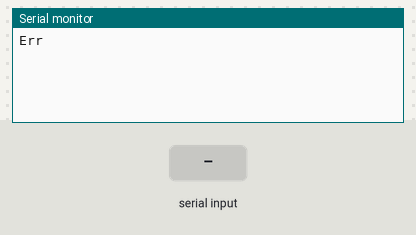
Bench run of a sketch on a simulated ESP8266 (NodeMCU). On the bench: the last lines printed to the serial monitor. The inputs (shaded band) are chosen by the test bench.

Above: at 1.2 s.
1.3 s: "IsNewCardPresent" received over Serial
At 3.0 s:
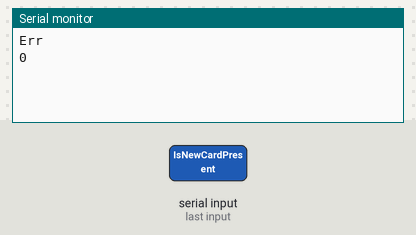
3.8 s: "WriteCredit" received over Serial
At 5.1 s:
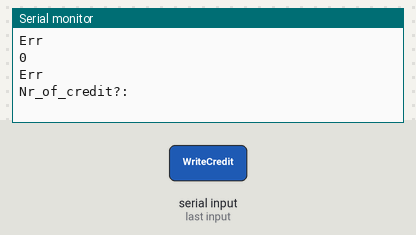

Measured:
- after the input at 1.3 s, the serial monitor: prints a new line after 1.0 s (image 1)
- after the input at 3.8 s, the serial monitor: prints a new line after 1.0 s (image 2)

The sketch:

Serial_to_NFC.ino
```cpp
#include <SPI.h>
#include <MFRC522.h>
#include <Wire.h>


#include <Arduino.h>
#include <U8g2lib.h>

#define RST_PIN    D3
#define SS_PIN     D8

MFRC522 mfrc522(SS_PIN, RST_PIN);

byte PSWBuff[] = {0xFF, 0xAB, 0xBA, 0xFF};
byte pACK[] = {0xE, 0x5};
byte WBuff[] = {0x00, 0x00, 0x00, 0x04};
byte RBuff[18];

void setup() {

  Serial.begin(9600);
  while (!Serial);
  SPI.begin();
  mfrc522.PCD_Init();

}

void loop() {


String input = Serial.readString();

if (input == "IsNewCardPresent")
{
  Serial.println(mfrc522.PICC_IsNewCardPresent());

}
else if (input == "getID")
{
  Serial.println(getID());
}
else if (input =="ReadCredit")
{
  Serial.println(ReadCredit());
}
else if (input == "WriteCredit")
{
  Serial.println("Nr_of_credit?:");
  String Nr = Serial.readString();

  Serial.println(WriteCredit(Nr.toInt()));
}
else
{
  Serial.println("Err");
}

return;

}


String getID()
{
  long code = 0;

  if (mfrc522.PICC_ReadCardSerial())
  {
    for (byte i = 0; i < mfrc522.uid.size; i++)
    {
      code = ((code + mfrc522.uid.uidByte[i]) * 10);
    }
  }
  return String(code, DEC);
}

int ReadCredit()
{
  byte buffer[18];
  byte byteCount;
  byteCount = sizeof(buffer);
  int res = mfrc522.MIFARE_Read(0x4, buffer, &byteCount);
  if (res != 0)
  {
    //Serial.println("Read Credit returns: Err code -1");
    return -1;
  }

  //Serial.println("Read Credit returns: " + String(buffer[1]));

  return (buffer[0]+buffer[1]+buffer[2]+buffer[3])/4;
}

int WriteCredit(int newCredit_lokal)
{
  byte WBuff[] = {newCredit_lokal, newCredit_lokal, newCredit_lokal, newCredit_lokal};
  mfrc522.PCD_NTAG216_AUTH(&PSWBuff[0], pACK);
  return mfrc522.MIFARE_Ultralight_Write(0x4, WBuff, 4);
}
```
